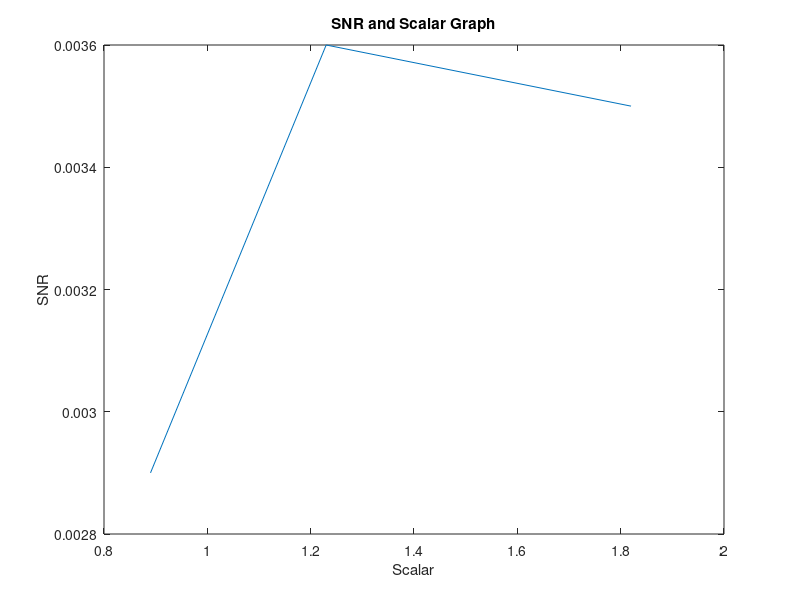

MATLAB code to generate this figure:
clear;
% scalar = [1.66,2.21,3.08];
% compression_ratio = [12.0150,15.0304,20.0290];
% snr = [0.0104,0.0113,0.0132];


scalar = [0.89,1.23,1.82];
compression_ratio = [11.9862,15.0934,19.9950];
snr = [0.0029,0.0036,0.0035];
plot(scalar,compression_ratio);
xlabel('Scalar');
ylabel('Compression_Ratio');
title('Compression_Ratio and Scalar Graph');

plot(scalar,snr);
xlabel('Scalar');
ylabel('SNR');
title('SNR and Scalar Graph');
